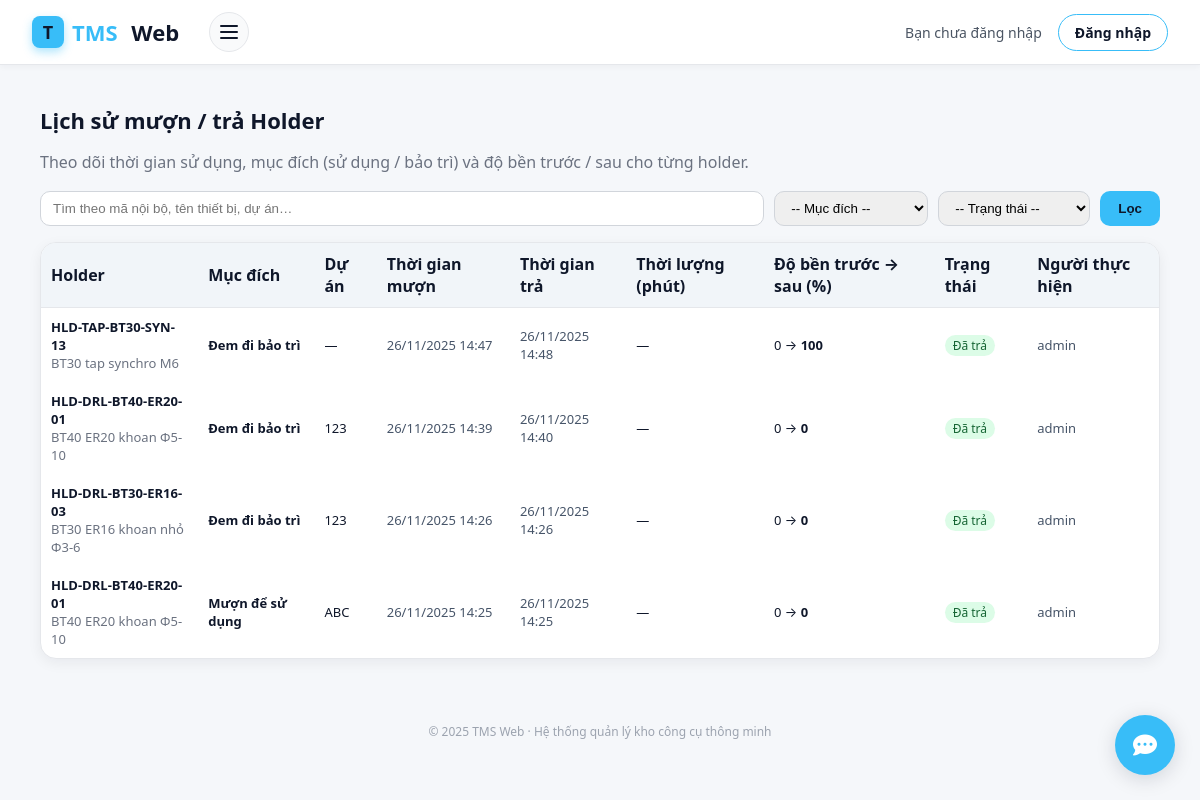
The app's page /holder-muontra/history/, older data.
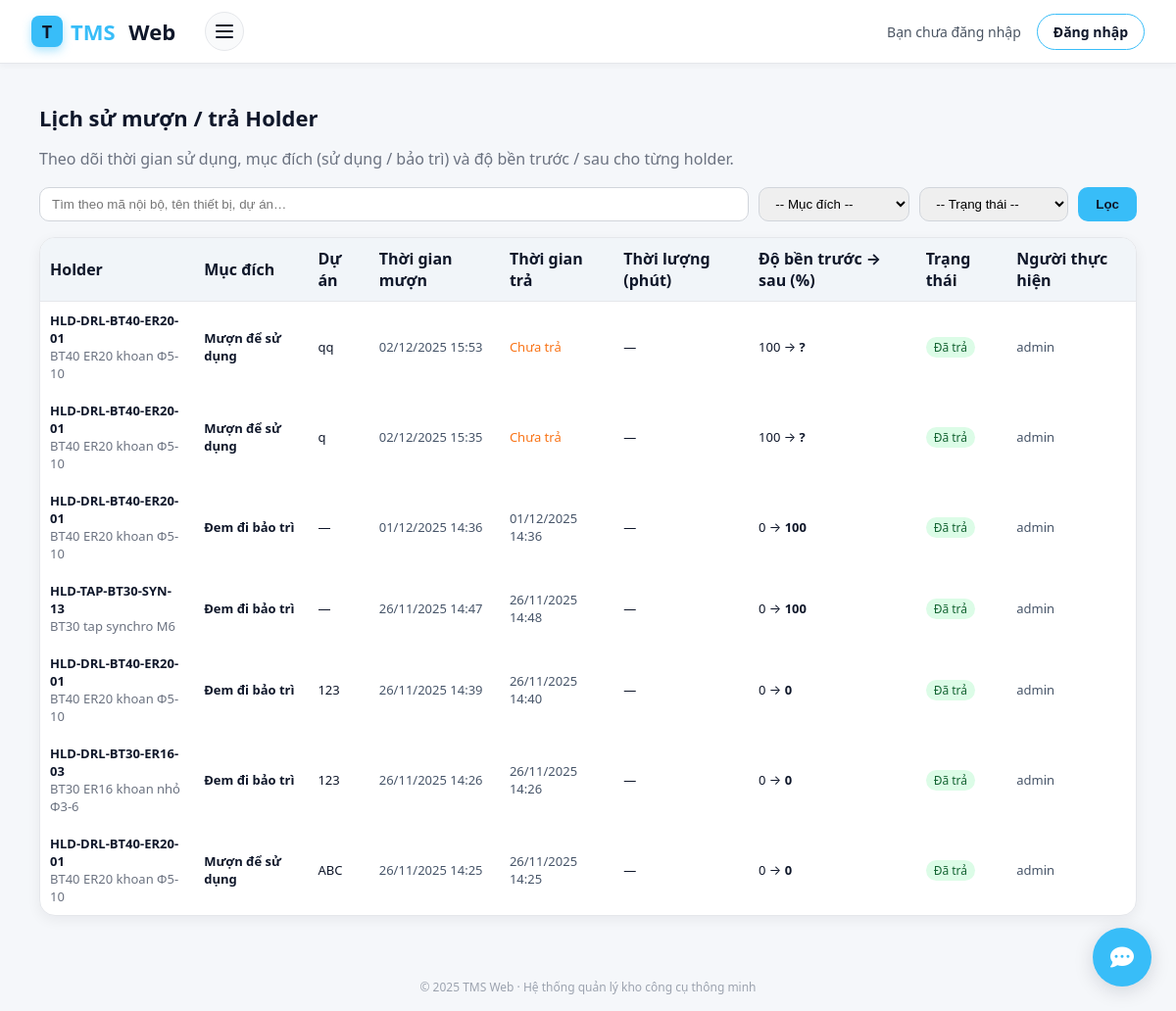
The same page, newer data.
### holder_muontra/models.py (models this page shows, shortened)
class HolderHistory(models.Model):
    MUC_DICH_CHOICES = [
        ("SU_DUNG", "Mượn để sử dụng"),
        ("BAO_TRI", "Đem đi bảo trì"),
    ]
    TRANG_THAI_CHOICES = [
    ("PENDING", "Đang chờ tủ xử lý"),
    ("SUCCESS", "Thành công"),
    ("FAILED", "Thất bại"),
    ("DANG_MUON", "Đang mượn"),
    ("DA_TRA", "Đã trả"),
]
    holder = models.ForeignKey(
        Holder,
        on_delete=models.CASCADE,
        related_name="histories",
        verbose_name="Holder",
    )
    ten_thiet_bi_snapshot = models.CharField(
        max_length=200,
        blank=True,
        verbose_name="Tên thiết bị (snapshot)",
        help_text="Copy từ Holder.ten_thiet_bi tại thời điểm mượn",
    )
    ma_noi_bo_snapshot = models.CharField(
        max_length=50,
        blank=True,
        verbose_name="Mã nội bộ (snapshot)",
        help_text="Copy từ Holder.ma_noi_bo tại thời điểm mượn",
    )
    muc_dich = models.CharField(
        max_length=20,
        choices=MUC_DICH_CHOICES,
        verbose_name="Mục đích mượn",
    )
    du_an = models.CharField(
        max_length=100,
        blank=True,
        verbose_name="Dự án / lệnh sản xuất",
    )
    mo_ta = models.TextField(
        blank=True,
        verbose_name="Mô tả chi tiết / ghi chú",
    )
    nguoi_thuc_hien = models.ForeignKey(
        User,
        null=True,
        blank=True,
        on_delete=models.SET_NULL,
        related_name="holder_history_actions",
        verbose_name="Người thực hiện",
    )
    thoi_gian_muon = models.DateTimeField(
        auto_now_add=True,
        verbose_name="Thời gian mượn",
    )
    thoi_gian_tra = models.DateTimeField(
        null=True,
        blank=True,
        verbose_name="Thời gian trả",
    )
    thoi_luong_phut = models.PositiveIntegerField(
        null=True,
        blank=True,
        verbose_name="Thời lượng sử dụng (phút)",
    )
    mon_truoc = models.PositiveIntegerField(
        null=True,
        blank=True,
        verbose_name="% độ bền trước khi mượn",
        help_text="Từ Holder.mon tại thời điểm mượn (0–100)",
    )
    mon_sau = models.PositiveIntegerField(
        null=True,
        blank=True,
        verbose_name="% độ bền sau khi trả",
        help_text="Sau khi trừ hao / reset bảo trì (0–100)",
    )
    trang_thai = models.CharField(
    max_length=20,
    choices=TRANG_THAI_CHOICES,
    default="PENDING"
)
    ly_do_fail = models.CharField(max_length=255, blank=True, default="")
    tx_id = models.BigIntegerField(null=True, blank=True, db_index=True)
    created_at = models.DateTimeField(
        auto_now_add=True,
        verbose_name="Tạo lúc",
    )
    updated_at = models.DateTimeField(
        auto_now=True,
        verbose_name="Cập nhật lúc",
    )
    class Meta:
        verbose_name = "Lịch sử mượn holder"
        verbose_name_plural = "Lịch sử mượn holder"
        ordering = ["-thoi_gian_muon"]

### holder/models.py (models this page shows, shortened)
class Holder(models.Model):
    ten_thiet_bi = models.CharField(max_length=200)
    nhom_thiet_bi = models.CharField(max_length=100)
    ma_noi_bo = models.CharField(max_length=50, unique=True)
    ma_nha_sx = models.CharField(max_length=100)
    loai_holder = models.CharField(max_length=100, blank=True, null=True)
    so_serial = models.CharField(max_length=100, blank=True, null=True)
    nha_san_xuat = models.CharField(max_length=100, blank=True, null=True)
    nha_cung_cap = models.CharField(max_length=150, blank=True, null=True)
    nguoi_quan_ly = models.CharField(max_length=100, blank=True, null=True)
    TRANG_THAI_CHOICES = [
        ("dang_su_dung", "Đang sẵn sàng"),
        ("dang_bao_tri", "Đang bảo trì"),
        ("ngung_su_dung", "Ngừng sử dụng"),
        ("dang_duoc_muon", "Đang được mượn"),
    ]
    trang_thai_tai_san = models.CharField(
        max_length=20,
        choices=TRANG_THAI_CHOICES,
        blank=True,
        null=True,
    )
    chuan_ga = models.CharField(max_length=50, blank=True, null=True)
    loai_kep = models.CharField(max_length=50, blank=True, null=True)
    chieu_dai_lam_viec = models.DecimalField(
        max_digits=6, decimal_places=2, blank=True, null=True
    )
    duong_kinh_kep_max = models.DecimalField(
        max_digits=6, decimal_places=2, blank=True, null=True
    )
    tu = models.CharField(max_length=50, blank=True, null=True)
    ngan = models.CharField(max_length=50, blank=True, null=True)
    may_uu_tien = models.CharField(max_length=200, blank=True, null=True)
    ngay_nhap_kho = models.DateField(blank=True, null=True)
    gia_tri_mua = models.BigIntegerField(blank=True, null=True)
    chu_ky_kiem_tra = models.CharField(max_length=100, blank=True, null=True)
    lan_kiem_tra_gan_nhat = models.DateField(blank=True, null=True)
    so_lan_ga_thao = models.IntegerField(blank=True, null=True)
    danh_gia_gan_nhat = models.TextField(blank=True, null=True)
    cv = models.DecimalField(  # Độ cứng vững
        max_digits=4, decimal_places=1, blank=True, null=True
    )
    dx = models.DecimalField(  # Độ chính xác gá kẹp
        max_digits=4, decimal_places=1, blank=True, null=True
    )
    mon = models.IntegerField(blank=True, null=True)  # % mòn
    tan_suat = models.IntegerField(blank=True, null=True)  # lần/tháng
    ld = models.DecimalField(  # chiều dài nhô dao
        max_digits=6, decimal_places=2, blank=True, null=True
    )
    ket_luan_fuzzy = models.TextField(blank=True, null=True)
    tool_khuyen_dung = models.ManyToManyField(
        'tool.tool',          # hoặc 'Tool' nếu cùng app
        blank=True,
        related_name='holders_khuyen_dung',
        help_text="Các tool tương thích & khuyên dùng với holder này"
    )
    ma_nhom_tuong_thich = models.CharField(
        max_length=50,
        blank=True,
        null=True,
        help_text="Nếu 2 holder có cùng mã này thì coi như tương thích / thay thế cho nhau"
    )
    created_at = models.DateTimeField(auto_now_add=True)

### holder_muontra/views.py (the view, shortened to what this page needs)
# urls.py: path("history/", views.history_holder, name="history_holder"),
def history_holder(request):
    q = request.GET.get("q", "").strip()
    muc_dich = request.GET.get("muc_dich", "")
    trang_thai = request.GET.get("trang_thai", "")
    histories = (
        HolderHistory.objects
        .select_related("holder", "nguoi_thuc_hien")
        .order_by("-thoi_gian_muon")
    )
    if muc_dich:
        histories = histories.filter(muc_dich=muc_dich)
    if trang_thai:
        histories = histories.filter(trang_thai=trang_thai)
    context = {
        "histories": histories,
        "q": q,
        "muc_dich": muc_dich,
        "trang_thai": trang_thai,
        "MUC_DICH_CHOICES": HolderHistory.MUC_DICH_CHOICES,
        "TRANG_THAI_CHOICES": HolderHistory.TRANG_THAI_CHOICES,
    }
    return render(request, "holder_history.html", context)

### templates/holder_history.html (shortened to what the changed rows need)
{% extends "base.html" %}
{% block content %}
<div style="max-width:1120px;margin:20px auto;">
  <h2 style="font-size:22px;font-weight:700;margin-bottom:6px;">
    Lịch sử mượn / trả Holder
  </h2>
  <div style="
    background:#ffffff;
    border-radius:16px;
    border:1px solid #e5e7eb;
    box-shadow:0 4px 14px rgba(15,23,42,0.06);
    overflow:auto;
  ">
    <table style="width:100%;border-collapse:collapse;min-width:960px;">
      <thead>
        <tr style="background:#f1f5f9;">
          <th style="padding:10px;border-bottom:1px solid #e5e7eb;text-align:left;">Holder</th>
          <th style="padding:10px;border-bottom:1px solid #e5e7eb;text-align:left;">Mục đích</th>
          <th style="padding:10px;border-bottom:1px solid #e5e7eb;text-align:left;">Dự án</th>
          <th style="padding:10px;border-bottom:1px solid #e5e7eb;text-align:left;">Thời gian mượn</th>
          <th style="padding:10px;border-bottom:1px solid #e5e7eb;text-align:left;">Thời gian trả</th>
          <th style="padding:10px;border-bottom:1px solid #e5e7eb;text-align:left;">Thời lượng (phút)</th>
          <th style="padding:10px;border-bottom:1px solid #e5e7eb;text-align:left;">Độ bền trước → sau (%)</th>
          <th style="padding:10px;border-bottom:1px solid #e5e7eb;text-align:left;">Trạng thái</th>
          <th style="padding:10px;border-bottom:1px solid #e5e7eb;text-align:left;">Người thực hiện</th>
        </tr>
      </thead>
      <tbody>
        {% if histories %}
          {% for h in histories %}
          <tr>
            <td style="padding:10px;font-size:13px;">
              <strong>{{ h.ma_noi_bo_snapshot|default:h.holder.ma_noi_bo }}</strong><br>
              <span style="color:#6b7280;">
                {{ h.ten_thiet_bi_snapshot|default:h.holder.ten_thiet_bi }}
              </span>
            </td>
            <td style="padding:10px;font-size:13px;font-weight:600;">
              {{ h.get_muc_dich_display }}
            </td>
            <td style="padding:10px;font-size:13px;">
              {{ h.du_an|default:"—" }}
            </td>
            <td style="padding:10px;font-size:13px;color:#475569;">
              {{ h.thoi_gian_muon|date:"d/m/Y H:i" }}
            </td>
            <td style="padding:10px;font-size:13px;color:#475569;">
              {% if h.thoi_gian_tra %}
                {{ h.thoi_gian_tra|date:"d/m/Y H:i" }}
              {% else %}
                <span style="color:#f97316;">Chưa trả</span>
              {% endif %}
            </td>
            <td style="padding:10px;font-size:13px;">
              {% if h.thoi_luong_phut %}
                {{ h.thoi_luong_phut }} phút
              {% else %}
                —
              {% endif %}
            </td>
            <td style="padding:10px;font-size:13px;">
              {% if h.mon_truoc is not None or h.mon_sau is not None %}
                {{ h.mon_truoc|default_if_none:"?" }} →
                <strong>{{ h.mon_sau|default_if_none:"?" }}</strong>
              {% else %}
                —
              {% endif %}
            </td>
            <td style="padding:10px;font-size:13px;">
              {% if h.trang_thai == "DANG_MUON" %}
                <span style="padding:2px 8px;border-radius:999px;font-size:12px;background:#fee2e2;color:#b91c1c;">
                  Đang mượn
                </span>
              {% else %}
                <span style="padding:2px 8px;border-radius:999px;font-size:12px;background:#dcfce7;color:#166534;">
                  Đã trả
                </span>
              {% endif %}
            </td>
            <td style="padding:10px;font-size:13px;color:#475569;">
              {{ h.nguoi_thuc_hien|default:"—" }}
            </td>
          </tr>
          {% endfor %}
        {% else %}
          <tr>
            <td colspan="9" style="padding:14px;text-align:center;color:#94a3b8;">
              Chưa có lịch sử mượn / trả nào.
            </td>
          </tr>
        {% endif %}
      </tbody>
    </table>
  </div>
</div>
{% endblock %}

Row changes from the older to the newer data that the page shows:
added HolderHistory: ma_noi_bo_snapshot "HLD-DRL-BT40-ER20-01", ten_thiet_bi_snapshot "BT40 ER20 khoan Φ5-10", muc_dich "Mượn để sử dụng", du_an "qq", thoi_gian_muon "02/12/2025 15:53", shows "Chưa trả", mon_truoc "100", mon_sau "?", trang_thai "Đã trả", nguoi_thuc_hien "admin"
added HolderHistory: ma_noi_bo_snapshot "HLD-DRL-BT40-ER20-01", ten_thiet_bi_snapshot "BT40 ER20 khoan Φ5-10", muc_dich "Mượn để sử dụng", du_an "q", thoi_gian_muon "02/12/2025 15:35", shows "Chưa trả", mon_truoc "100", mon_sau "?", trang_thai "Đã trả", nguoi_thuc_hien "admin"
added HolderHistory: ma_noi_bo_snapshot "HLD-DRL-BT40-ER20-01", ten_thiet_bi_snapshot "BT40 ER20 khoan Φ5-10", muc_dich "Đem đi bảo trì", du_an "—", thoi_gian_muon "01/12/2025 14:36", thoi_gian_tra "01/12/2025 14:36", mon_truoc "0", mon_sau "100", trang_thai "Đã trả", nguoi_thuc_hien "admin"
